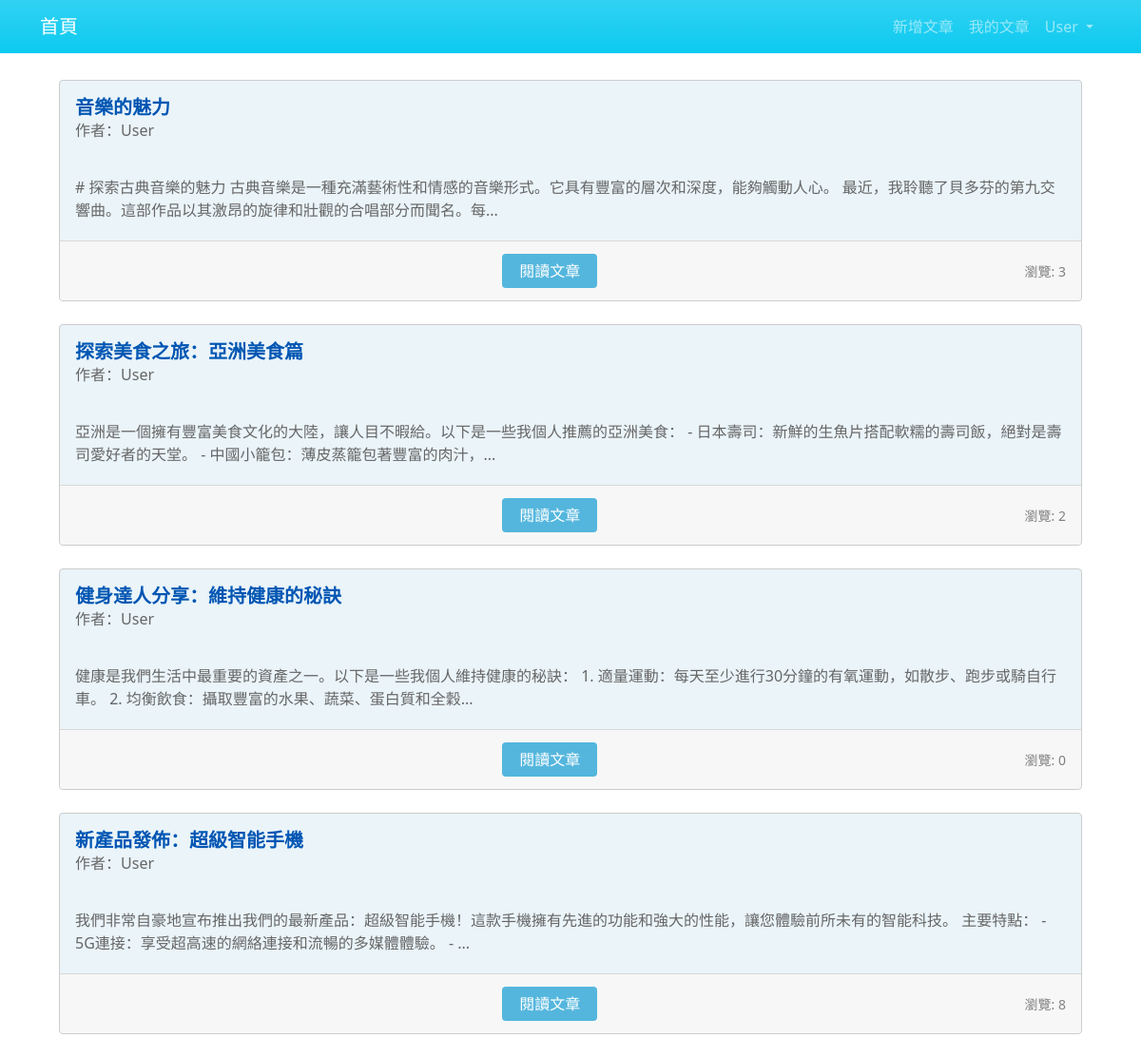
Before: /article/article-list/ (signed in) with the older database file.
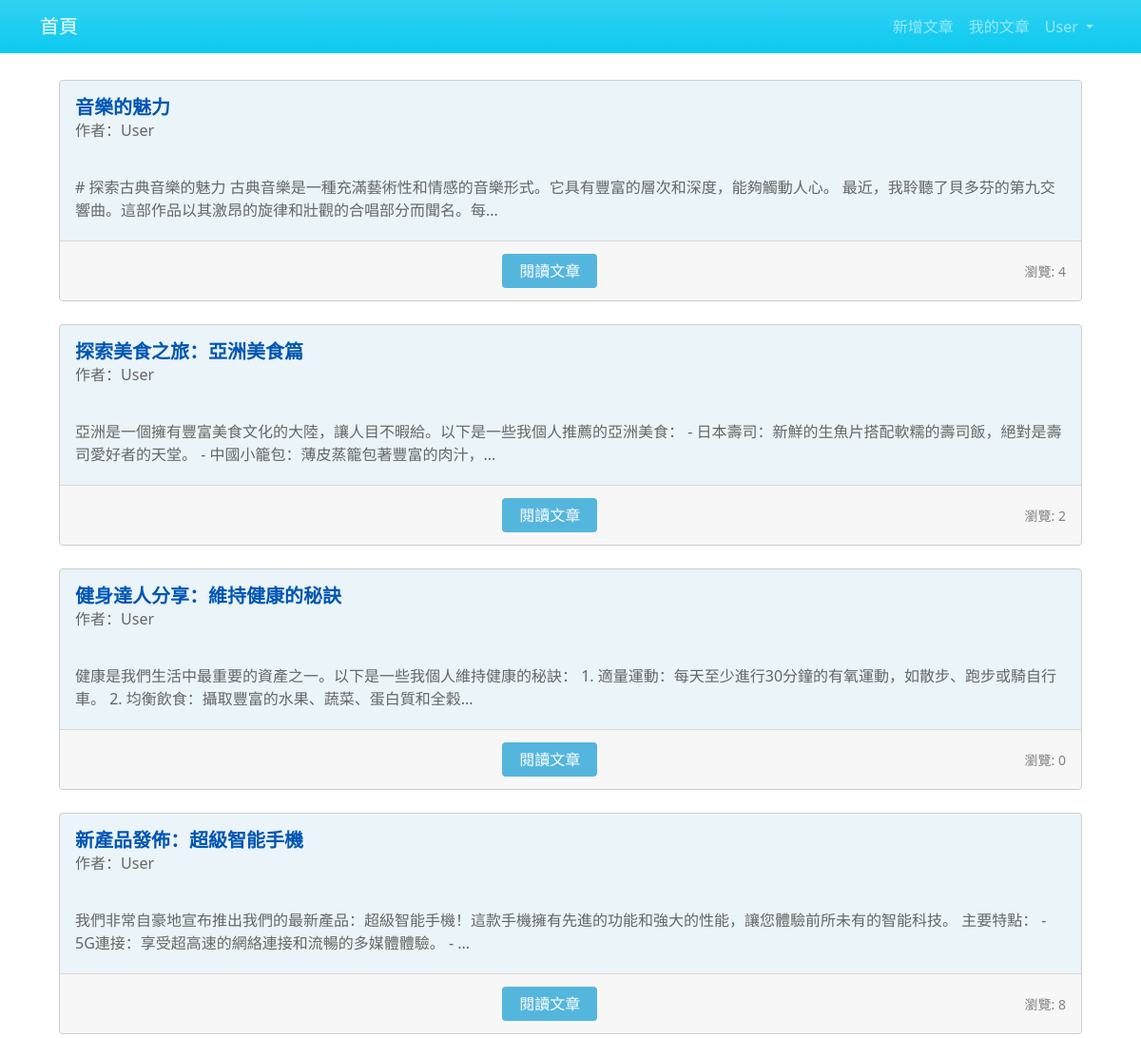
After: the same page with the newer database file.
### article/models.py (models this page shows, shortened)
class ArticlePost(models.Model):
    author = models.ForeignKey(User, on_delete=models.CASCADE)
    title = models.CharField(max_length=100)
    body = models.TextField()
    created = models.DateTimeField(default=timezone.now)
    total_views = models.PositiveIntegerField(default=0)
    class Meta:
        ordering = ('-created',)

### article/views.py (the view)
# urls.py: path('article-list/', views.article_list, name='article_list'),
@login_required(login_url='userprofile:login')
def article_list(request):
    user = request.user
    articles = ArticlePost.objects.filter(author=user)
    context = {'articles': articles}
    return render(request, 'article/list.html', context)

### templates/article/list.html (shortened to what this page needs)
{% extends "base.html" %}
{% load %}
{% block content %}
<div class="container">
    <div class="row mt-2">
        {% for article in articles %}
        <div class="col-md-12 mb-4">
            <div class="card h-100">
                <div class="card-body">
                    <h4 class="card-title">{{ article.title }}</h4>
                    <p class="card-text">作者：{{ article.author }}</p>
                </div>
                <div class="card-body">
                    <p class="card-text">{{ article.body|slice:'100' }}...</p>
                </div>
                <div class="card-footer">
                    <a href="{% url 'article:article_detail' article.id %}" class="btn">閱讀文章</a>
                    <span>
                        <small class="col align-self-end" style="color: gray;">
                            瀏覽: {{ article.total_views }}
                        </small>
                    </span>
                </div>
            </div>
        </div>
        {% endfor %}
    </div>
</div>
{% endblock content %}

Changed rows visible on the page:
changed ArticlePost "音樂的魅力": total_views "3" → "4"
